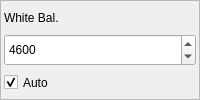
                             <widget class="QFrame" name="frme_cap_white_0">
                              <property name="sizePolicy">
                               <sizepolicy hsizetype="Ignored" vsizetype="Preferred">
                                <horstretch>0</horstretch>
                                <verstretch>0</verstretch>
                               </sizepolicy>
                              </property>
                              <property name="layoutDirection">
                               <enum>Qt::LeftToRight</enum>
                              </property>
                              <property name="frameShape">
                               <enum>QFrame::StyledPanel</enum>
                              </property>
                              <property name="frameShadow">
                               <enum>QFrame::Plain</enum>
                              </property>
                              <layout class="QVBoxLayout" name="layout_vrt_frme_cap_white_0">
                               <property name="spacing">
                                <number>0</number>
                               </property>
                               <property name="leftMargin">
                                <number>3</number>
                               </property>
                               <property name="topMargin">
                                <number>0</number>
                               </property>
                               <property name="rightMargin">
                                <number>3</number>
                               </property>
                               <property name="bottomMargin">
                                <number>0</number>
                               </property>
                               <item>
                                <widget class="QLabel" name="lbl_static_white_0">
                                 <property name="sizePolicy">
                                  <sizepolicy hsizetype="Ignored" vsizetype="Preferred">
                                   <horstretch>0</horstretch>
                                   <verstretch>0</verstretch>
                                  </sizepolicy>
                                 </property>
                                 <property name="text">
                                  <string>White Bal.</string>
                                 </property>
                                </widget>
                               </item>
                               <item>
                                <widget class="QSpinBox" name="spbx_cap_white_0">
                                 <property name="sizePolicy">
                                  <sizepolicy hsizetype="Ignored" vsizetype="Preferred">
                                   <horstretch>0</horstretch>
                                   <verstretch>0</verstretch>
                                  </sizepolicy>
                                 </property>
                                 <property name="maximum">
                                  <number>10000</number>
                                 </property>
                                 <property name="singleStep">
                                  <number>10</number>
                                 </property>
                                 <property name="value">
                                  <number>4600</number>
                                 </property>
                                </widget>
                               </item>
                               <item>
                                <widget class="QCheckBox" name="chbx_cap_autowhite_0">
                                 <property name="sizePolicy">
                                  <sizepolicy hsizetype="Ignored" vsizetype="Preferred">
                                   <horstretch>0</horstretch>
                                   <verstretch>0</verstretch>
                                  </sizepolicy>
                                 </property>
                                 <property name="layoutDirection">
                                  <enum>Qt::LeftToRight</enum>
                                 </property>
                                 <property name="text">
                                  <string>Auto</string>
                                 </property>
                                 <property name="checked">
                                  <bool>true</bool>
                                 </property>
                                </widget>
                               </item>
                              </layout>
                             </widget>
